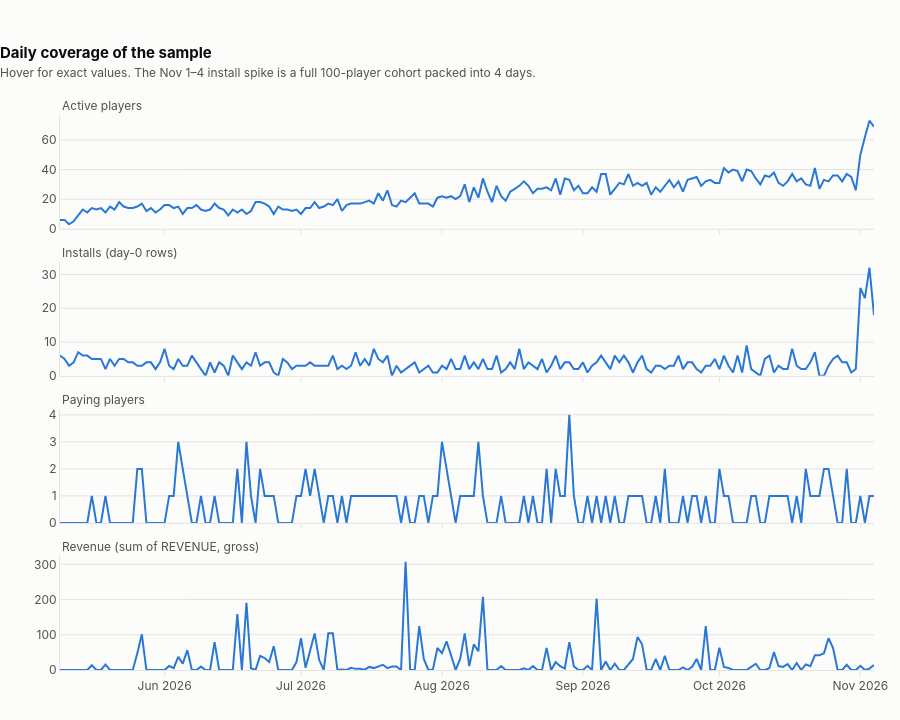

Notebook source saved alongside this figure:
### Markdown cell above
## 2. Coverage: dates, players, cohorts

### Code cell
daily = audit.daily_coverage(df)
print(f"{daily.index.min().date()} to {daily.index.max().date()}: {len(daily)} days, "
      f"{int(daily['missing_date'].sum())} without rows")
pc.daily_coverage(daily).show()

### Figure 1 — Plotly figure (JSON) as saved in the notebook; plotly's stock layout.template omitted (floating-point values rounded to 4 significant figures; data arrays with more than 128 entries replaced by an {"elided": "..."} marker saying what was removed)
{"data": [{"hovertemplate": "%{x|%a %d %b %Y}<br>Active players: %{y:,.0f}<extra></extra>", "line": {"color": "#2a78d6", "width": 2}, "mode": "lines", "name": "Active players", "showlegend": false, "type": "scatter", "x": {"elided": "180 str values"}, "xaxis": "x", "y": {"elided": "180 int values"}, "yaxis": "y"}, {"hovertemplate": "%{x|%a %d %b %Y}<br>Installs (day-0 rows): %{y:,.0f}<extra></extra>", "line": {"color": "#2a78d6", "width": 2}, "mode": "lines", "name": "Installs (day-0 rows)", "showlegend": false, "type": "scatter", "x": {"elided": "180 str values"}, "xaxis": "x2", "y": {"elided": "180 int values"}, "yaxis": "y2"}, {"hovertemplate": "%{x|%a %d %b %Y}<br>Paying players: %{y:,.0f}<extra></extra>", "line": {"color": "#2a78d6", "width": 2}, "mode": "lines", "name": "Paying players", "showlegend": false, "type": "scatter", "x": {"elided": "180 str values"}, "xaxis": "x3", "y": {"elided": "180 int values"}, "yaxis": "y3"}, {"hovertemplate": "%{x|%a %d %b %Y}<br>Revenue (sum of REVENUE, gross): $%{y:,.0f}<extra></extra>", "line": {"color": "#2a78d6", "width": 2}, "mode": "lines", "name": "Revenue (sum of REVENUE, gross)", "showlegend": false, "type": "scatter", "x": {"elided": "180 str values"}, "xaxis": "x4", "y": {"elided": "180 float values"}, "yaxis": "y4"}], "layout": {"annotations": [{"font": {"color": "#52514e", "size": 12}, "showarrow": false, "text": "Active players", "x": 0, "xanchor": "left", "xref": "paper", "y": 1.0, "yanchor": "bottom", "yref": "paper"}, {"font": {"color": "#52514e", "size": 12}, "showarrow": false, "text": "Installs (day-0 rows)", "x": 0, "xanchor": "left", "xref": "paper", "y": 0.735, "yanchor": "bottom", "yref": "paper"}, {"font": {"color": "#52514e", "size": 12}, "showarrow": false, "text": "Paying players", "x": 0, "xanchor": "left", "xref": "paper", "y": 0.47, "yanchor": "bottom", "yref": "paper"}, {"font": {"color": "#52514e", "size": 12}, "showarrow": false, "text": "Revenue (sum of REVENUE, gross)", "x": 0, "xanchor": "left", "xref": "paper", "y": 0.205, "yanchor": "bottom", "yref": "paper"}], "font": {"color": "#52514e", "family": "Inter, Segoe UI, Helvetica, Arial, sans-serif", "size": 12}, "height": 720, "hoverlabel": {"bgcolor": "white", "font": {"color": "#0b0b0b", "size": 12}}, "legend": {"orientation": "h", "traceorder": "normal", "x": 0, "xanchor": "left", "y": 1.01, "yanchor": "bottom"}, "margin": {"b": 50, "l": 60, "r": 20, "t": 115}, "paper_bgcolor": "#fcfcfb", "plot_bgcolor": "#fcfcfb", "title": {"font": {"color": "#0b0b0b", "size": 15}, "text": "<b>Daily coverage of the sample</b><br><span style='font-size:12px;color:#52514e'>Hover for exact values. The Nov 1–4 install spike is a full 100-player cohort packed into 4 days.</span>", "x": 0, "xanchor": "left"}, "xaxis": {"anchor": "y", "domain": [0.0, 1.0], "linecolor": "#e4e3df", "matches": "x4", "showgrid": false, "showspikes": true, "showticklabels": false, "spikecolor": "#e4e3df", "spikemode": "across", "spikethickness": 1, "tickcolor": "#e4e3df", "ticks": "outside"}, "xaxis2": {"anchor": "y2", "domain": [0.0, 1.0], "linecolor": "#e4e3df", "matches": "x4", "showgrid": false, "showspikes": true, "showticklabels": false, "spikecolor": "#e4e3df", "spikemode": "across", "spikethickness": 1, "tickcolor": "#e4e3df", "ticks": "outside"}, "xaxis3": {"anchor": "y3", "domain": [0.0, 1.0], "linecolor": "#e4e3df", "matches": "x4", "showgrid": false, "showspikes": true, "showticklabels": false, "spikecolor": "#e4e3df", "spikemode": "across", "spikethickness": 1, "tickcolor": "#e4e3df", "ticks": "outside"}, "xaxis4": {"anchor": "y4", "domain": [0.0, 1.0], "linecolor": "#e4e3df", "showgrid": false, "showspikes": true, "spikecolor": "#e4e3df", "spikemode": "across", "spikethickness": 1, "tickcolor": "#e4e3df", "ticks": "outside"}, "yaxis": {"anchor": "x", "domain": [0.795, 1.0], "gridcolor": "#e4e3df", "linecolor": "#e4e3df", "rangemode": "tozero", "zeroline": false}, "yaxis2": {"anchor": "x2", "domain": [0.53, 0.735], "gridcolor": "#e4e3df", "linecolor": "#e4e3df", "rangemode": "tozero", "zeroline": false}, "yaxis3": {"anchor": "x3", "domain": [0.265, 0.47], "gridcolor": "#e4e3df", "linecolor": "#e4e3df", "rangemode": "tozero", "zeroline": false}, "yaxis4": {"anchor": "x4", "domain": [0.0, 0.205], "gridcolor": "#e4e3df", "linecolor": "#e4e3df", "rangemode": "tozero", "zeroline": false}}}
